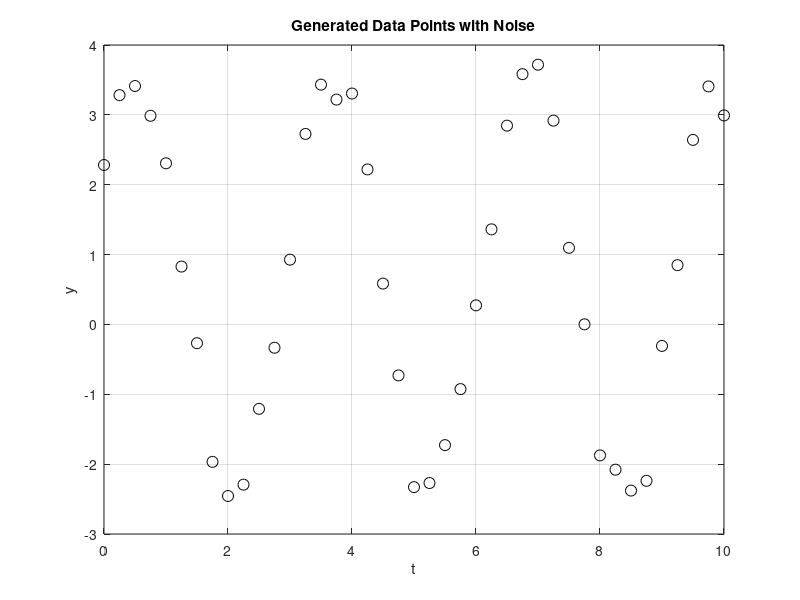

MATLAB code for this plot: (Note: this script raises an error after producing the figure.)
clear all; clc; close all;

%% Generate data points (t_i, y_i) with noise as per the problem statement
rng('default'); % Set random number generator to default for reproducibility
t = 0:0.25:10;  % Time points from 0 to 10 with step 0.25
y = 3*sin(2*t+0.5) + rand(1,length(t))*1; % Data with noise

% Plot the generated data
figure(1);
plot(t, y, 'ko', 'MarkerSize', 8);
title('Generated Data Points with Noise');
xlabel('t');
ylabel('y');
grid on;

%% Using lsqcurvefit to fit a sinusoidal function
% Define the sinusoidal model function: y = A*sin(ω*t + φ)
% Parameters: [A, ω, φ]
sinusoidal_model = @(params, t) params(1) * sin(params(2) * t + params(3));

% Initial parameter guess
initial_params = [1, 1, 1]; % [A, ω, φ]

% Set options for Levenberg-Marquardt algorithm
options = optimoptions('lsqcurvefit', ...
                     'Display', 'iter', ...
                     'MaxIterations', 1000, ...
                     'FunctionTolerance', 1e-8, ...
                     'StepTolerance', 1e-8);

% Perform the curve fitting
[fitted_params, resnorm, residual, exitflag, output] = lsqcurvefit(sinusoidal_model, ...
                                                   initial_params, ...
                                                   t, ...
                                                   y, ...
                                                   [], [], ... % No bounds
                                                   options);

% Extract the fitted parameters
A_fit = fitted_params(1);
omega_fit = fitted_params(2);
phi_fit = fitted_params(3);

% Display the results
fprintf('\nFitting Results:\n');
fprintf('Amplitude (A): %.4f\n', A_fit);
fprintf('Angular Frequency (ω): %.4f\n', omega_fit);
fprintf('Phase (φ): %.4f\n', phi_fit);
fprintf('Final residual norm: %.6f\n', resnorm);
fprintf('Number of iterations: %d\n', output.iterations);
fprintf('Number of function evaluations: %d\n', output.funcCount);
fprintf('Exitflag: %d\n', exitflag);

% Generate smooth curve with fitted parameters for visualization
t_fine = linspace(min(t), max(t), 500);
y_fitted = sinusoidal_model(fitted_params, t_fine);

% Plot the results
figure(2);
plot(t, y, 'ko', 'MarkerSize', 8, 'DisplayName', 'Data Points');
hold on;
plot(t_fine, y_fitted, 'r-', 'LineWidth', 2, 'DisplayName', 'Fitted Curve');
grid on;
legend('Location', 'best');
title('Sinusoidal Curve Fitting with lsqcurvefit (Levenberg-Marquardt)');
xlabel('t');
ylabel('y');

% Plot residuals
figure(3);
plot(t, residual, 'bo', 'MarkerSize', 6);
hold on;
plot([min(t), max(t)], [0, 0], 'k--');
grid on;
title('Residuals (Difference between fitted curve and data)');
xlabel('t');
ylabel('Residual');

% Display theoretical vs fitted function
fprintf('\nTheoretical function: y = 3*sin(2*t + 0.5) + noise\n');
fprintf('Fitted function:     y = %.4f*sin(%.4f*t + %.4f)\n', A_fit, omega_fit, phi_fit);

% Calculate goodness of fit metrics
SSE = sum(residual.^2);                % Sum of squared errors
SST = sum((y - mean(y)).^2);           % Total sum of squares
R_squared = 1 - SSE/SST;               % R-squared value
RMSE = sqrt(mean(residual.^2));        % Root mean square error

fprintf('\nGoodness of Fit Metrics:\n');
fprintf('R-squared: %.4f\n', R_squared);
fprintf('RMSE: %.4f\n', RMSE);
fprintf('SSE: %.4f\n', SSE);

% Additional visualization: Parameter comparison
figure(4);
bar([3, 2, 0.5; A_fit, omega_fit, phi_fit]');
set(gca, 'XTickLabel', {'Amplitude (A)', 'Frequency (ω)', 'Phase (φ)'});
legend('Theoretical', 'Fitted');
title('Comparison of Theoretical and Fitted Parameters');
grid on;